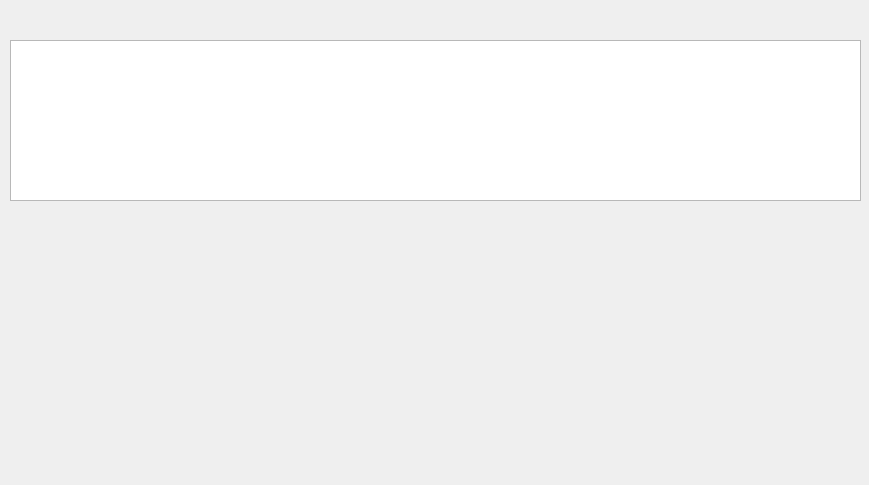
<?xml version="1.0" encoding="UTF-8"?>
<ui version="4.0">
 <class>listar_clientes</class>
 <widget class="QDialog" name="listar_clientes">
  <property name="geometry">
   <rect>
    <x>0</x>
    <y>0</y>
    <width>869</width>
    <height>485</height>
   </rect>
  </property>
  <property name="windowTitle">
   <string>Listar Clientes</string>
  </property>
  <widget class="QTableWidget" name="tableWidget">
   <property name="geometry">
    <rect>
     <x>10</x>
     <y>40</y>
     <width>851</width>
     <height>161</height>
    </rect>
   </property>
  </widget>
 </widget>
 <resources/>
 <connections/>
</ui>
